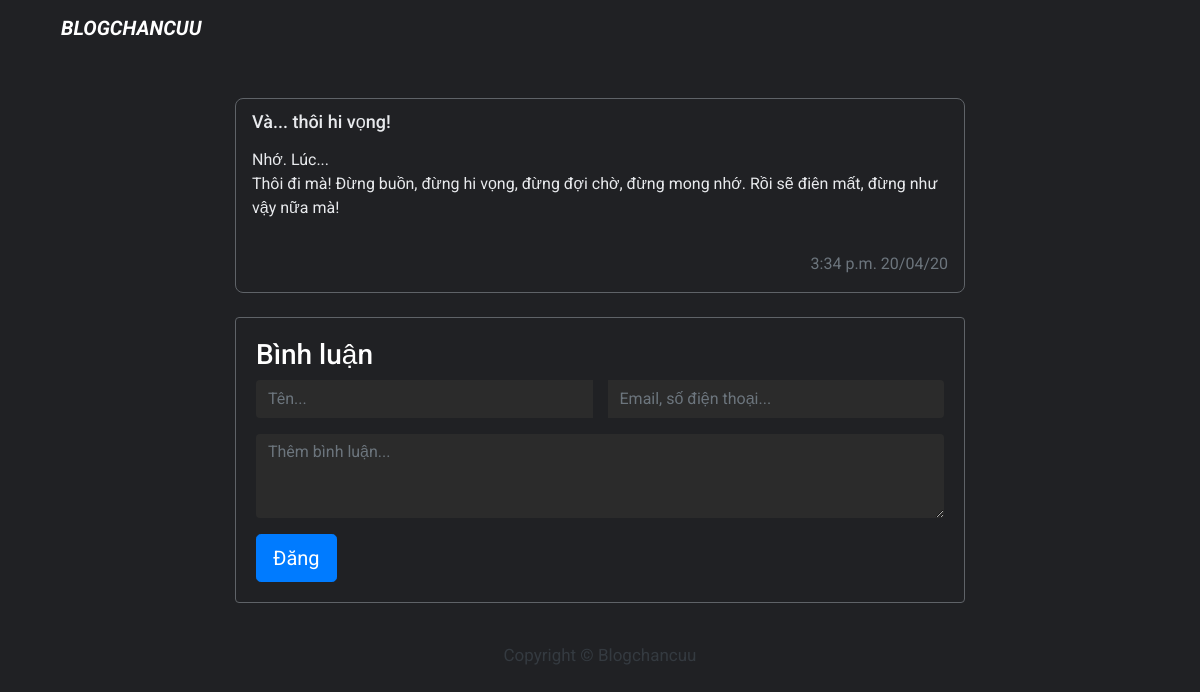
The page /va-thoi-hi-vong/ on the database as committed earlier.
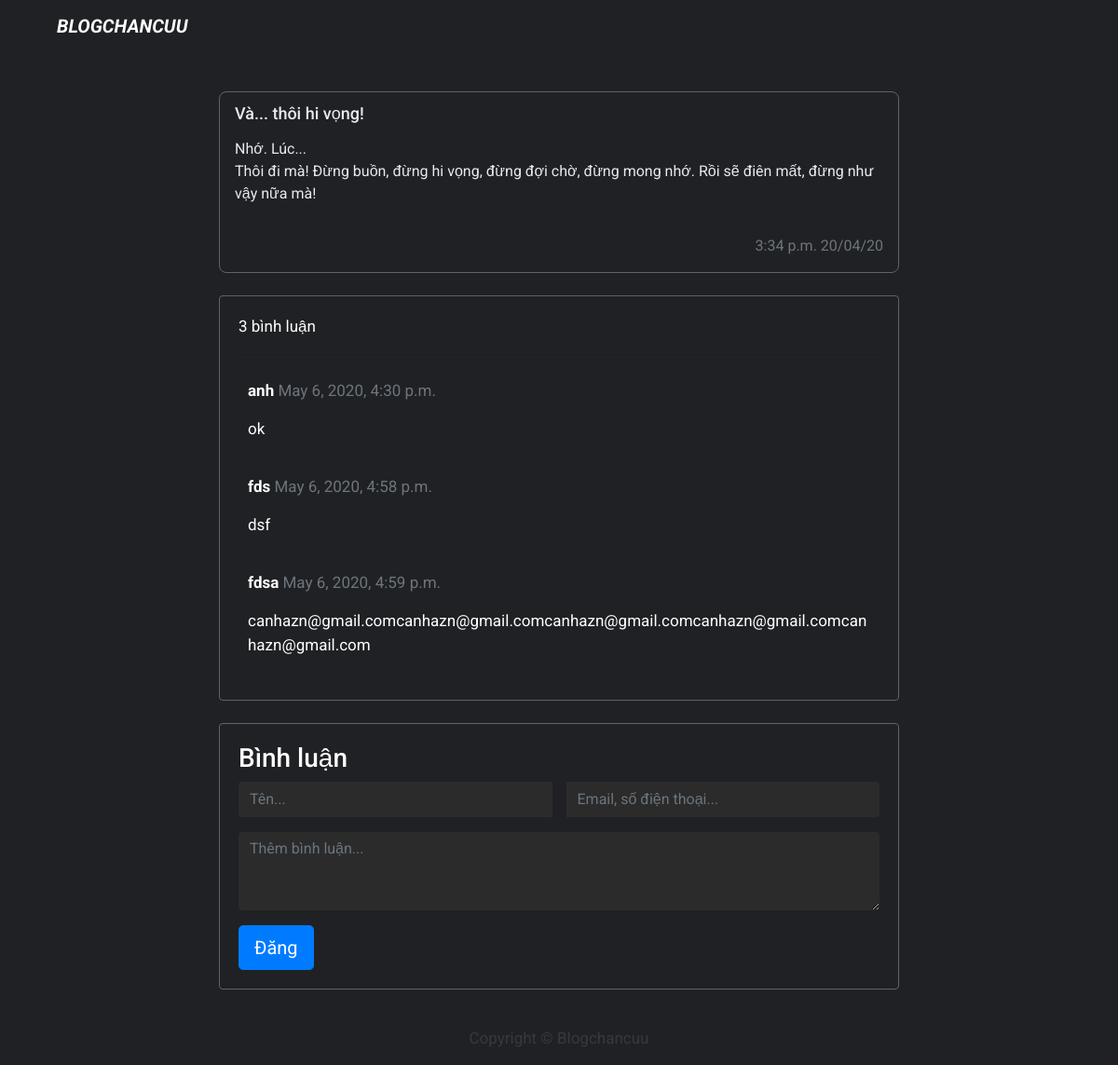
The same page on the database as committed later.
### post/models.py (models this page shows, shortened)
class Comment(models.Model):
	post = models.ForeignKey(Post, on_delete=models.CASCADE, related_name="comments")
	name = models.CharField(max_length=80)
	email = models.EmailField()
	body = models.TextField()
	created_on = models.DateTimeField(auto_now_add=True)
	active = models.BooleanField(default=True)
	class Meta:
		ordering = ['created_on']

### post/views.py (the view)
# urls.py: path('<slug:slug>/', views.postDetail, name='post_detail'),
def postDetail(request, slug):
    template_name = 'post_detail.html'
    post = get_object_or_404(Post, slug=slug)
    comments = post.comments.filter(active=True)
    new_comment = None
    print(post.title)
    if request.method == 'POST':
        comment_form = CommentForm(data=request.POST)
        if comment_form.is_valid():
            new_comment = comment_form.save(commit=False)
            new_comment.post = post
            new_comment.save()
            return redirect("/" + str(post.slug))
    else:
        comment_form = CommentForm()
    print(request.POST)
    return render(request, template_name, {
        'post': post,
        'comments': comments,
        'new_comment': new_comment,
        'comment_form': CommentForm()
    })

### post/forms.py
class CommentForm(forms.ModelForm):
    class Meta:
        model = Comment
        fields = ('name', 'email', 'body')

### templates/post_detail.html (shortened to what this page needs)
{% extends "base.html" %}
{% load static %}
{% block extrahead %}
<link rel="stylesheet" href="{% static 'css/post-detail.css' %}">
{% endblock extrahead %}
{% block content %}
<div class="container">
    <div class="row">
        <div class="col-md-8 mx-auto mt-3">
            <div class="post-detail mb-4">
                {% if post.title %}
                <h2 class="post-title">{{ post.title }}</h2>
                {% endif %}
                <div class="post-content">{{ post.content| safe }}</div>
                <div class="botton-nav d-flex justify-content-between align-self-baseline">
                    <span class="created-on text-muted text-right">{{ post.created_on | date:"P d/m/y" }}</span>
                </div>
            </div>
            {% with comments.count as total_comments %} {% if total_comments %}
            <div class="card-body card mb-4 mt-3">
                <span>{{ total_comments }} bình luận</span>
                <hr> {% for comment in comments %}
                <div class="comments" style="padding: 10px;">
                    <p class="font-weight-bold">
                        {{ comment.name }}
                        <span class="text-muted font-weight-normal">
                        {{ comment.created_on }}
                        </span>
                    </p>
                    {{ comment.body | linebreaks }}
                </div>
                {% endfor %}
            </div>
            {% endif %} {% endwith %}
            <div class="card-body card mb-4 mt-3">
                {% if new_comment %}
                <div class="alert alert-success" role="alert">
                    Your comment is awaiting moderation
                </div>
                {% else %}
                <h3>Bình luận</h3>
                <form action="" method="POST">
                    <div class="input-group">
                        <input type="text" name="name" placeholder="Tên..." id="nameinput"
                            class="form-control form-control-comment text-white mr-3">
                        <input type="text" name="email" placeholder="Email, số điện thoại..." id="emailinput"
                            class="form-control form-control-comment text-white">
                    </div>
                    <div class="form-group">
                        <textarea class="form-control form-control-comment text-white" name="body"
                            placeholder="Thêm bình luận..." rows="3"></textarea>
                    </div>
                    <input class="btn btn-primary  btn-lg" type="submit" value="Đăng">
                </form>
                {% endif %}
            </div>
        </div>
    </div>
</div>
{% endblock content %}

Rows that differ between the two databases and show on the page:
added Comment: name "anh", created_on "May 6, 2020, 4:30 p.m.", body "ok"
added Comment: name "fds", created_on "May 6, 2020, 4:58 p.m.", body "dsf"
added Comment: name "fdsa", created_on "May 6, 2020, 4:59 p.m.", body "canhazn@gmail.comcanhazn@gmail.comcanhazn@gmail.comcanhazn@gmail.comcanhazn@gmail.com"
Other text that changed with them:
{{ total_comments }}: (not shown) → "3"
text now shown: "bình luận"
